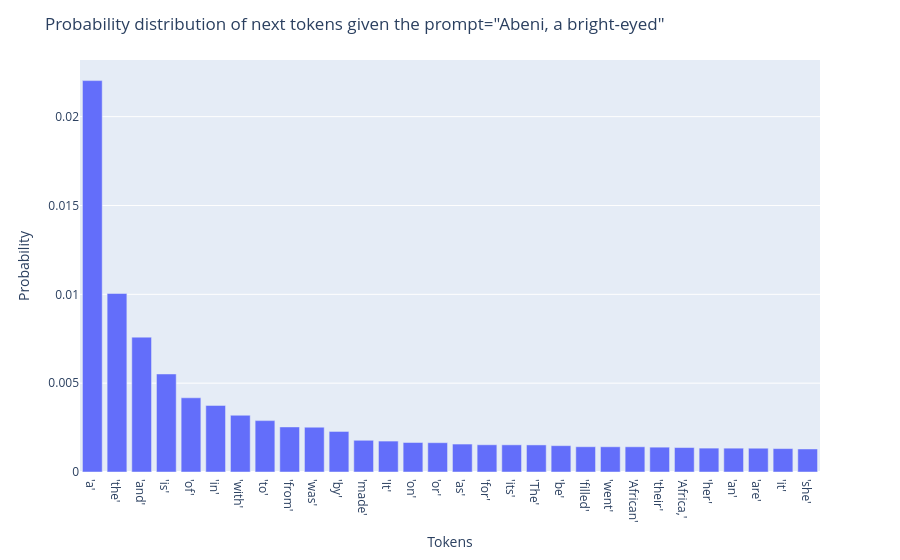

Notebook cell for this chart:
### Markdown cell above
### How good is your model at predicting the next token for a given prompt based on patterns identified in the training dataset?

The following steps provide you with some guidance on how to answer this question.

* Prompt the model using a token or sequence of tokens from the training dataset. For example, you can start with `"Abeni, a bright-eyed"`.
* Visualize the probability distribution of the next token for a given prompt.
* Increase `num_tokens_to_generate` to generate longer texts.
* Inspect the generated text. See how well the model has learned to generate text that reflects the patterns learned during training.

### Code cell
prompt = "Abeni, a bright-eyed" #@param {type: "string"}
num_tokens_to_generate = 10 #@param {type: "number"}
generated_text, probs = generation.generate_text(
    prompt,
    num_tokens_to_generate,
    model=model,
    tokenizer=tokenizer,
    pad_token_id=tokenizer.pad_token_id,
    sampling_mode="greedy" # To generate the highest probability generation.
)

print("Generated text:", generated_text)
print("\n")

visualizations.plot_next_token(probs[0], prompt=prompt, tokenizer=tokenizer)

### Figure 1 — Plotly figure (JSON) as saved in the notebook; plotly's stock layout.template omitted (floating-point values rounded to 4 significant figures)
{"data": [{"alignmentgroup": "True", "hovertemplate": "x=%{x}<br>y=%{y}<extra></extra>", "legendgroup": "", "marker": {"color": "#636efa", "pattern": {"shape": ""}}, "name": "", "offsetgroup": "", "orientation": "v", "showlegend": false, "textposition": "auto", "type": "bar", "x": ["'a'", "'the'", "'and'", "'is'", "'of'", "'in'", "'with'", "'to'", "'from'", "'was'", "'by'", "'made'", "'It'", "'on'", "'or'", "'as'", "'for'", "'its'", "'The'", "'be'", "'filled'", "'went'", "'African'", "'their'", "'Africa,'", "'her'", "'an'", "'are'", "'it'", "'she'"], "xaxis": "x", "y": [0.02203, 0.01005, 0.00759, 0.005517, 0.004177, 0.003748, 0.003193, 0.002892, 0.002537, 0.002522, 0.002282, 0.001785, 0.001741, 0.001661, 0.00165, 0.001573, 0.001533, 0.001529, 0.001524, 0.001482, 0.001422, 0.00142, 0.001419, 0.001398, 0.001377, 0.001344, 0.001342, 0.001338, 0.001317, 0.001296], "yaxis": "y"}], "layout": {"barmode": "relative", "legend": {"tracegroupgap": 0}, "margin": {"t": 60}, "title": {"text": "Probability distribution of next tokens given the prompt=\"Abeni, a bright-eyed\""}, "xaxis": {"anchor": "y", "domain": [0, 1], "title": {"text": "Tokens"}}, "yaxis": {"anchor": "x", "domain": [0, 1], "title": {"text": "Probability"}}}}
